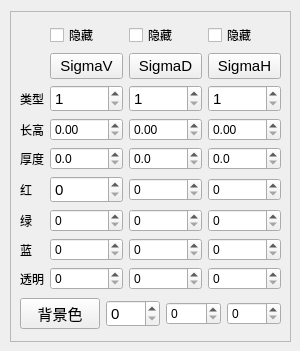
      <widget class="QWidget" name="tab_4">
       <attribute name="title">
        <string>对称面</string>
       </attribute>
       <widget class="QFrame" name="frame_2">
        <property name="geometry">
         <rect>
          <x>10</x>
          <y>11</y>
          <width>281</width>
          <height>331</height>
         </rect>
        </property>
        <property name="frameShape">
         <enum>QFrame::StyledPanel</enum>
        </property>
        <property name="frameShadow">
         <enum>QFrame::Sunken</enum>
        </property>
        <layout class="QGridLayout" name="gridLayout_5">
         <item row="0" column="0">
          <layout class="QGridLayout" name="gridLayout_11">
           <item row="3" column="2">
            <widget class="QSpinBox" name="spinBox_D_type">
             <property name="font">
              <font>
               <pointsize>11</pointsize>
              </font>
             </property>
             <property name="minimum">
              <number>1</number>
             </property>
             <property name="maximum">
              <number>2</number>
             </property>
             <property name="singleStep">
              <number>1</number>
             </property>
            </widget>
           </item>
           <item row="3" column="1">
            <widget class="QSpinBox" name="spinBox_V_type">
             <property name="font">
              <font>
               <pointsize>11</pointsize>
              </font>
             </property>
             <property name="minimum">
              <number>1</number>
             </property>
             <property name="maximum">
              <number>2</number>
             </property>
             <property name="singleStep">
              <number>1</number>
             </property>
            </widget>
           </item>
           <item row="7" column="2">
            <widget class="QSpinBox" name="spinBox_D_green">
             <property name="maximum">
              <number>255</number>
             </property>
             <property name="singleStep">
              <number>3</number>
             </property>
            </widget>
           </item>
           <item row="7" column="3">
            <widget class="QSpinBox" name="spinBox_H_green">
             <property name="maximum">
              <number>255</number>
             </property>
             <property name="singleStep">
              <number>3</number>
             </property>
            </widget>
           </item>
           <item row="8" column="1">
            <widget class="QSpinBox" name="spinBox_V_blue">
             <property name="maximum">
              <number>255</number>
             </property>
             <property name="singleStep">
              <number>3</number>
             </property>
            </widget>
           </item>
           <item row="1" column="1">
            <widget class="QPushButton" name="pushButton_V">
             <property name="font">
              <font>
               <pointsize>11</pointsize>
              </font>
             </property>
             <property name="text">
              <string>SigmaV</string>
             </property>
            </widget>
           </item>
           <item row="5" column="0">
            <widget class="QLabel" name="label_24">
             <property name="text">
              <string>厚度</string>
             </property>
            </widget>
           </item>
           <item row="4" column="3">
            <widget class="QDoubleSpinBox" name="doubleSpinBox_H_length">
             <property name="decimals">
              <number>2</number>
             </property>
             <property name="singleStep">
              <double>0.100000000000000</double>
             </property>
            </widget>
           </item>
           <item row="8" column="0">
            <widget class="QLabel" name="label_8">
             <property name="text">
              <string>蓝</string>
             </property>
            </widget>
           </item>
           <item row="4" column="1">
            <widget class="QDoubleSpinBox" name="doubleSpinBox_V_length">
             <property name="decimals">
              <number>2</number>
             </property>
             <property name="singleStep">
              <double>0.100000000000000</double>
             </property>
            </widget>
           </item>
           <item row="3" column="3">
            <widget class="QSpinBox" name="spinBox_H_type">
             <property name="font">
              <font>
               <pointsize>11</pointsize>
              </font>
             </property>
             <property name="minimum">
              <number>1</number>
             </property>
             <property name="maximum">
              <number>2</number>
             </property>
             <property name="singleStep">
              <number>1</number>
             </property>
            </widget>
           </item>
           <item row="0" column="2">
            <widget class="QCheckBox" name="checkBox_SigmaD_Hide">
             <property name="enabled">
              <bool>true</bool>
             </property>
             <property name="text">
              <string>隐藏</string>
             </property>
             <property name="checkable">
              <bool>true</bool>
             </property>
             <property name="checked">
              <bool>false</bool>
             </property>
             <property name="tristate">
              <bool>false</bool>
             </property>
            </widget>
           </item>
           <item row="8" column="3">
            <widget class="QSpinBox" name="spinBox_H_blue">
             <property name="maximum">
              <number>255</number>
             </property>
             <property name="singleStep">
              <number>3</number>
             </property>
            </widget>
           </item>
           <item row="7" column="1">
            <widget class="QSpinBox" name="spinBox_V_green">
             <property name="maximum">
              <number>255</number>
             </property>
             <property name="singleStep">
              <number>3</number>
             </property>
            </widget>
           </item>
           <item row="0" column="1">
            <widget class="QCheckBox" name="checkBox_SigmaV_Hide">
             <property name="text">
              <string>隐藏</string>
             </property>
            </widget>
           </item>
           <item row="8" column="2">
            <widget class="QSpinBox" name="spinBox_D_blue">
             <property name="maximum">
              <number>255</number>
             </property>
             <property name="singleStep">
              <number>3</number>
             </property>
            </widget>
           </item>
           <item row="9" column="2">
            <widget class="QSpinBox" name="spinBox_D_opacity">
             <property name="maximum">
              <number>255</number>
             </property>
             <property name="singleStep">
              <number>5</number>
             </property>
            </widget>
           </item>
           <item row="5" column="3">
            <widget class="QDoubleSpinBox" name="doubleSpinBox_H_thickness">
             <property name="decimals">
              <number>1</number>
             </property>
             <property name="singleStep">
              <double>0.100000000000000</double>
             </property>
            </widget>
           </item>
           <item row="7" column="0">
            <widget class="QLabel" name="label_7">
             <property name="text">
              <string>绿</string>
             </property>
            </widget>
           </item>
           <item row="3" column="0">
            <widget class="QLabel" name="label_36">
             <property name="text">
              <string>类型</string>
             </property>
            </widget>
           </item>
           <item row="5" column="1">
            <widget class="QDoubleSpinBox" name="doubleSpinBox_V_thickness">
             <property name="decimals">
              <number>1</number>
             </property>
             <property name="singleStep">
              <double>0.100000000000000</double>
             </property>
            </widget>
           </item>
           <item row="6" column="1">
            <widget class="QSpinBox" name="spinBox_V_red">
             <property name="font">
              <font>
               <pointsize>11</pointsize>
              </font>
             </property>
             <property name="maximum">
              <number>255</number>
             </property>
             <property name="singleStep">
              <number>3</number>
             </property>
            </widget>
           </item>
           <item row="5" column="2">
            <widget class="QDoubleSpinBox" name="doubleSpinBox_D_thickness">
             <property name="decimals">
              <number>1</number>
             </property>
             <property name="singleStep">
              <double>0.100000000000000</double>
             </property>
            </widget>
           </item>
           <item row="0" column="3">
            <widget class="QCheckBox" name="checkBox_SigmaH_Hide">
             <property name="text">
              <string>隐藏</string>
             </property>
            </widget>
           </item>
           <item row="9" column="0">
            <widget class="QLabel" name="label_25">
             <property name="text">
              <string>透明</string>
             </property>
            </widget>
           </item>
           <item row="9" column="3">
            <widget class="QSpinBox" name="spinBox_H_opacity">
             <property name="maximum">
              <number>255</number>
             </property>
             <property name="singleStep">
              <number>5</number>
             </property>
            </widget>
           </item>
           <item row="1" column="2">
            <widget class="QPushButton" name="pushButton_D">
             <property name="font">
              <font>
               <pointsize>11</pointsize>
              </font>
             </property>
             <property name="text">
              <string>SigmaD</string>
             </property>
            </widget>
           </item>
           <item row="6" column="0">
            <widget class="QLabel" name="label">
             <property name="text">
              <string>红</string>
             </property>
            </widget>
           </item>
           <item row="4" column="2">
            <widget class="QDoubleSpinBox" name="doubleSpinBox_D_length">
             <property name="decimals">
              <number>2</number>
             </property>
             <property name="singleStep">
              <double>0.100000000000000</double>
             </property>
            </widget>
           </item>
           <item row="6" column="2">
            <widget class="QSpinBox" name="spinBox_D_red">
             <property name="maximum">
              <number>255</number>
             </property>
             <property name="singleStep">
              <number>3</number>
             </property>
            </widget>
           </item>
           <item row="4" column="0">
            <widget class="QLabel" name="label_29">
             <property name="text">
              <string>长高</string>
             </property>
            </widget>
           </item>
           <item row="9" column="1">
            <widget class="QSpinBox" name="spinBox_V_opacity">
             <property name="maximum">
              <number>255</number>
             </property>
             <property name="singleStep">
              <number>5</number>
             </property>
            </widget>
           </item>
           <item row="1" column="3">
            <widget class="QPushButton" name="pushButton_H">
             <property name="font">
              <font>
               <pointsize>11</pointsize>
              </font>
             </property>
             <property name="text">
              <string>SigmaH</string>
             </property>
            </widget>
           </item>
           <item row="6" column="3">
            <widget class="QSpinBox" name="spinBox_H_red">
             <property name="maximum">
              <number>255</number>
             </property>
             <property name="singleStep">
              <number>3</number>
             </property>
            </widget>
           </item>
          </layout>
         </item>
         <item row="1" column="0">
          <layout class="QGridLayout" name="gridLayout_13">
           <item row="0" column="3">
            <widget class="QSpinBox" name="spinBox_bk_blue">
             <property name="maximum">
              <number>255</number>
             </property>
             <property name="singleStep">
              <number>3</number>
             </property>
            </widget>
           </item>
           <item row="0" column="2">
            <widget class="QSpinBox" name="spinBox_bk_green">
             <property name="maximum">
              <number>255</number>
             </property>
             <property name="singleStep">
              <number>3</number>
             </property>
            </widget>
           </item>
           <item row="0" column="0">
            <widget class="QPushButton" name="pushButton_bk">
             <property name="font">
              <font>
               <pointsize>11</pointsize>
              </font>
             </property>
             <property name="text">
              <string>背景色</string>
             </property>
            </widget>
           </item>
           <item row="0" column="1">
            <widget class="QSpinBox" name="spinBox_bk_red">
             <property name="font">
              <font>
               <pointsize>11</pointsize>
              </font>
             </property>
             <property name="maximum">
              <number>255</number>
             </property>
             <property name="singleStep">
              <number>3</number>
             </property>
            </widget>
           </item>
          </layout>
         </item>
        </layout>
       </widget>
      </widget>
